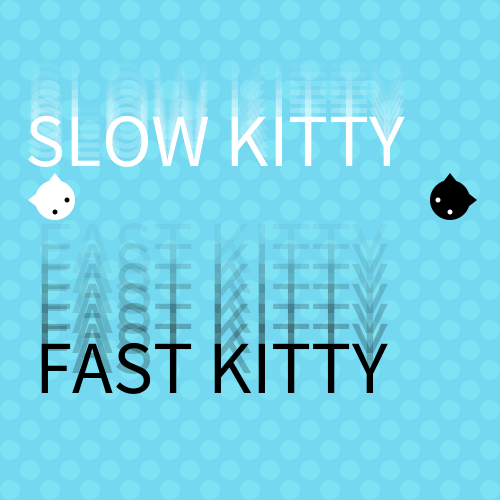
Frame 1 (no input)
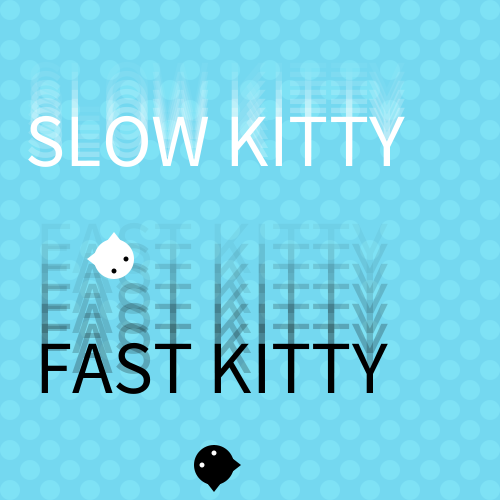
Frame 60 (the mouse pressed at the canvas centre just before this capture)
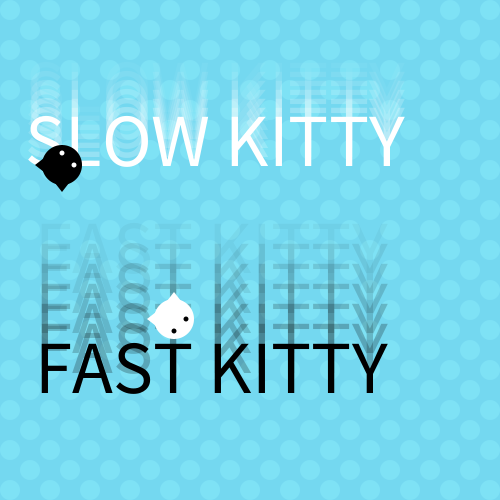
Frame 120 (the mouse held since frame 60 and released just before this capture)

The Processing sketch that drew these frames (run headless with seeded random() and noise(); from frame 60 on, the mouse is pressed at the canvas centre):

// Processing sketch: processing_115437
// ── processing_115437.pde

int whiteX = 55;
int whiteY = 200;
boolean revWhiteX = false;
boolean revWhiteY = false;

int blackX = 450;
int blackY = 200;
boolean revBlackX = true;
boolean revBlackY = false;

void setup() {
  size(500, 500);
}

void draw() {
  background(116, 216, 240);
  //polkadots
  fill(126, 226, 245);
  noStroke();
  for(int i = 0; i < 25; i++ ) {
    for(int j = 0; j < 25; j++ ) {
      if(i%2 == 0) {
        if(j%2 == 0) {
         ellipse(i*20+10, j*20+10, 20, 20);
         }
      }else if(j%2 == 1) {
        ellipse(i*20+10, j*20+10, 20, 20);
      }
    }
    }
 //words
 textSize(75);
 for(int i = 0; i <8; i++) {
 if(i == 7) {
   fill(255);
 }else{
   fill(255, i*10);
 }
 text("SLOW KITTY", 25, i*9+50, 500, 500);
 } 
 for(int i = 0; i <8; i++) {
 if(i == 7) {
   fill(0);
 }else{
   fill(0, i*10);
 }
 text("FAST KITTY", 35, 200+i*20, 500, 500);
 } 
  //white one
  noStroke();
  fill(255);
  ellipse(whiteX, whiteY, 40, 40);
  //eyeballs
  fill(0);
  if(revWhiteX) {
    ellipse(whiteX-12, whiteY, 5, 5);
  }else{
    ellipse(whiteX+12, whiteY, 5, 5);
  }
  if(revWhiteY) {
    ellipse(whiteX, whiteY-12, 5, 5);
  }else{
    ellipse(whiteX, whiteY+12, 5, 5);
  }
  
  //ears
  fill(255);
  if(revWhiteX) {
    triangle(whiteX+27, whiteY, whiteX+18, whiteY+7, whiteX+18, whiteY-7);
  }else{
    triangle(whiteX-27, whiteY, whiteX-18, whiteY+7, whiteX-18, whiteY-7);
  }
  if(revWhiteY) {
    triangle(whiteX, whiteY+27, whiteX+7, whiteY+18, whiteX-7, whiteY+18);
  }else{
    triangle(whiteX, whiteY-27, whiteX+7, whiteY-18, whiteX-7, whiteY-18);
  }
  //white directions
  if(whiteX >= 480) {
    revWhiteX = true;
  }
  if(whiteX <= 20) {
    revWhiteX = false;
  }
  if(whiteY >= 480) {
    revWhiteY = true;
  }
  if(whiteY <= 20) {
    revWhiteY = false;
  }
  if(revWhiteX) {
    whiteX-=1;
  }else{
    whiteX+=1;
  }
  if(revWhiteY) {
    whiteY-=1;
  }else{
    whiteY+=1;
  }
  //black one
  fill(0);
  ellipse(blackX, blackY, 40, 40);
  //eyeballs
  fill(255);
  if(revBlackX) {
    ellipse(blackX-12, blackY, 5, 5);
  }else{
    ellipse(blackX+12, blackY, 5, 5);
  }
  if(revBlackY) {
    ellipse(blackX, blackY-12, 5, 5);
  }else{
    ellipse(blackX, blackY+12, 5, 5);
  }
  //ears
  fill(0);
  if(revBlackX) {
    triangle(blackX+27, blackY, blackX+18, blackY+7, blackX+18, blackY-7);
  }else{
    triangle(blackX-27, blackY, blackX-18, blackY+7, blackX-18, blackY-7);
  }
  if(revBlackY) {
    triangle(blackX, blackY+27, blackX+7, blackY+18, blackX-7, blackY+18);
  }else{
    triangle(blackX, blackY-27, blackX+7, blackY-18, blackX-7, blackY-18);
  }
  //black directions
  if(blackX >= 480) {
    revBlackX = true;
  }
  if(blackX <= 20) {
    revBlackX = false;
  }
  if(blackY >= 480) {
    revBlackY = true;
  }
  if(blackY <= 20) {
    revBlackY = false;
  }
  if(revBlackX) {
    blackX-=4;
  }else{
    blackX+=4;
  }
  if(revBlackY) {
    blackY-=5;
  }else{
    blackY+=5;
  }
  //cat bumpin
 if(abs(whiteX-blackX) <= 35 && abs(whiteY-blackY) <= 35) {
   if(whiteX > blackX) {
     revWhiteX = false;
     revBlackX = true;
   }else{
     revWhiteX = true;
     revBlackX = false;
   }
   if(whiteY > blackY) {
     revWhiteY = false;
     revBlackY = true;
   }else{
     revWhiteY = true;
     revBlackY = false;
   }
   
   /*if(revWhiteX) {
     revWhiteX = false;
   }else{
     revWhiteX = true;
   }
   if(revWhiteY) {
     revWhiteY = false;
   }else{
     revWhiteY = true;
   }
   if(revBlackX) {
     revBlackX = false;
   }else{
     revBlackX = true;
   }
   if(revBlackY) {
     revBlackY = false;
   }else{
     revBlackY = true;
   }*/
 } 
}
